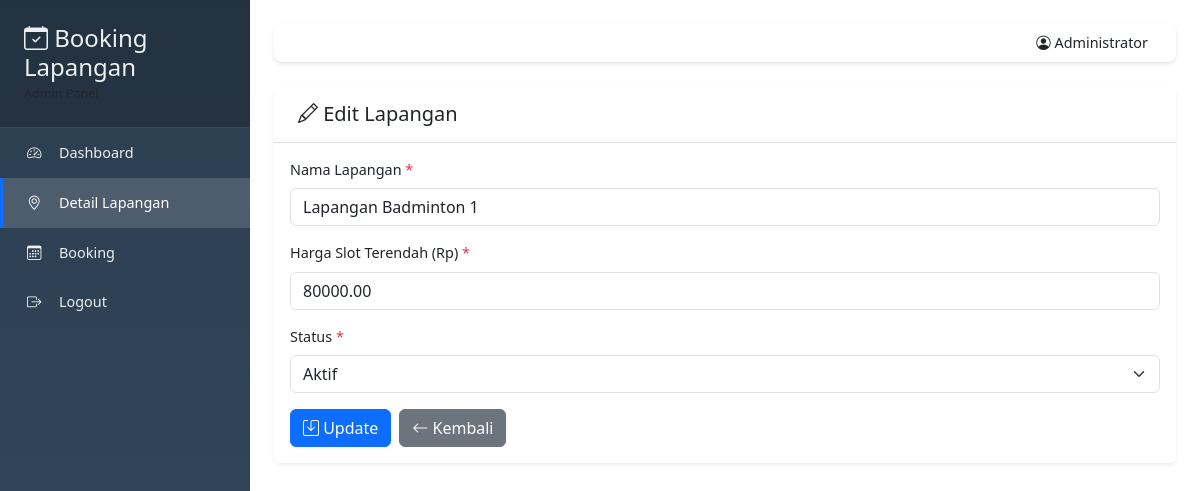
/admin/fields/edit.php?id=4 (signed in), run on the app's committed database.
### tables this page shows
CREATE TABLE IF NOT EXISTS fields (
    id INT AUTO_INCREMENT PRIMARY KEY,
    name VARCHAR(255) NOT NULL,
    price DECIMAL(10, 2) NOT NULL,
    status ENUM('active', 'inactive') DEFAULT 'active',
    created_at TIMESTAMP DEFAULT CURRENT_TIMESTAMP,
    updated_at TIMESTAMP DEFAULT CURRENT_TIMESTAMP ON UPDATE CURRENT_TIMESTAMP,
    INDEX idx_status (status)
);

### admin/fields/edit.php (the view, shortened to what this page needs)
<?php
require_once __DIR__ . '/../../config/database.php';
$id = $_GET['id'] ?? 0;
try {
    $stmt = $pdo->prepare("SELECT * FROM fields WHERE id = ?");
    $stmt->execute([$id]);
    $field = $stmt->fetch();
} catch (PDOException $e) {
    setFlashMessage('danger', 'Terjadi kesalahan.');
    redirect(APP_URL . '/admin/fields/index.php');
}
include __DIR__ . '/../../includes/admin/header.php';
?>
<div class="card">
    <div class="card-header">
        <h5 class="mb-0"><i class="bi bi-pencil"></i> Edit Lapangan</h5>
    </div>
    <div class="card-body">
        <form method="POST">
            <div class="mb-3">
                <label for="name" class="form-label">Nama Lapangan <span class="text-danger">*</span></label>
                <input type="text" class="form-control" id="name" name="name" value="<?php echo htmlspecialchars($field['name']); ?>" required autofocus>
            </div>
            <div class="mb-3">
                <label for="price" class="form-label">Harga Slot Terendah (Rp) <span class="text-danger">*</span></label>
                <input type="number" class="form-control" id="price" name="price" value="<?php echo $field['price']; ?>" min="0" step="1000" required>
            </div>
            <div class="mb-3">
                <label for="status" class="form-label">Status <span class="text-danger">*</span></label>
                <select class="form-select" id="status" name="status" required>
                    <option value="active" <?php echo $field['status'] == 'active' ? 'selected' : ''; ?>>Aktif</option>
                </select>
            </div>
            <div class="d-flex gap-2">
                <button type="submit" class="btn btn-primary">
                    <i class="bi bi-save"></i> Update
                </button>
                <a href="<?php echo APP_URL; ?>/admin/fields/index.php" class="btn btn-secondary">
                    <i class="bi bi-arrow-left"></i> Kembali
                </a>
            </div>
        </form>
    </div>
</div>
<?php include __DIR__ . '/../../includes/admin/footer.php'; ?>

### includes/admin/header.php (style rules this page uses)
:root { --primary: #0d6efd; --sidebar-width: 250px; --sidebar-bg: #2c3e50; --sidebar-color: #ecf0f1; }
body { font-size: 0.9rem; background-color: #ffffff; }
.card { border: none; box-shadow: 0 0.125rem 0.25rem rgba(0,0,0,0.075); margin-bottom: 1.5rem; }
.card-header { background: white; border-bottom: 1px solid #dee2e6; font-weight: 600; padding: 1rem 1.5rem; }

### data on the page
fields: name "Lapangan Badminton 1", price "80000.00", status "Aktif"

### other printed values
APP_NAME "Booking Lapangan"
$_SESSION['user_name'] "Administrator"
